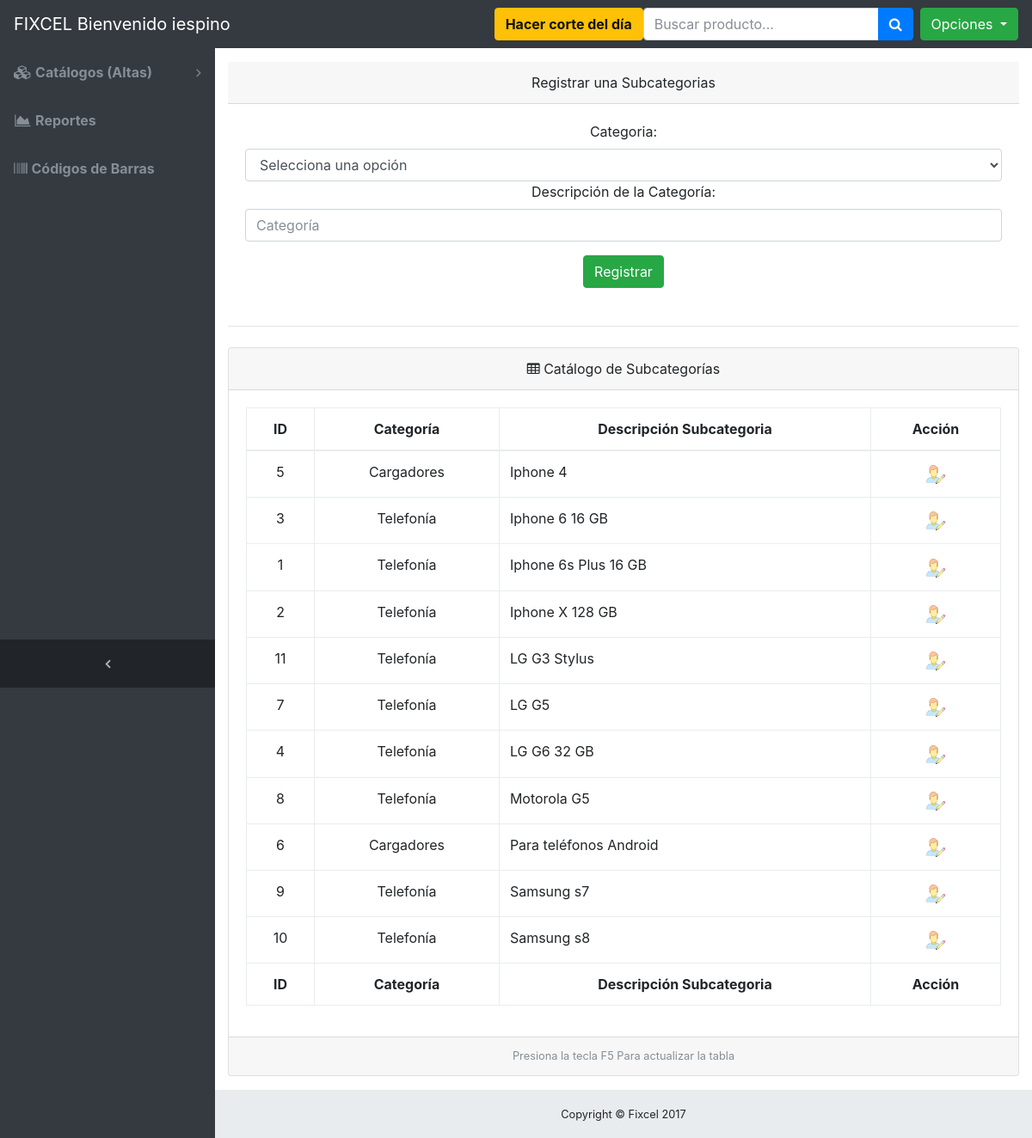
The page /altas_subCategorias.php (signed in) on the database as committed earlier.
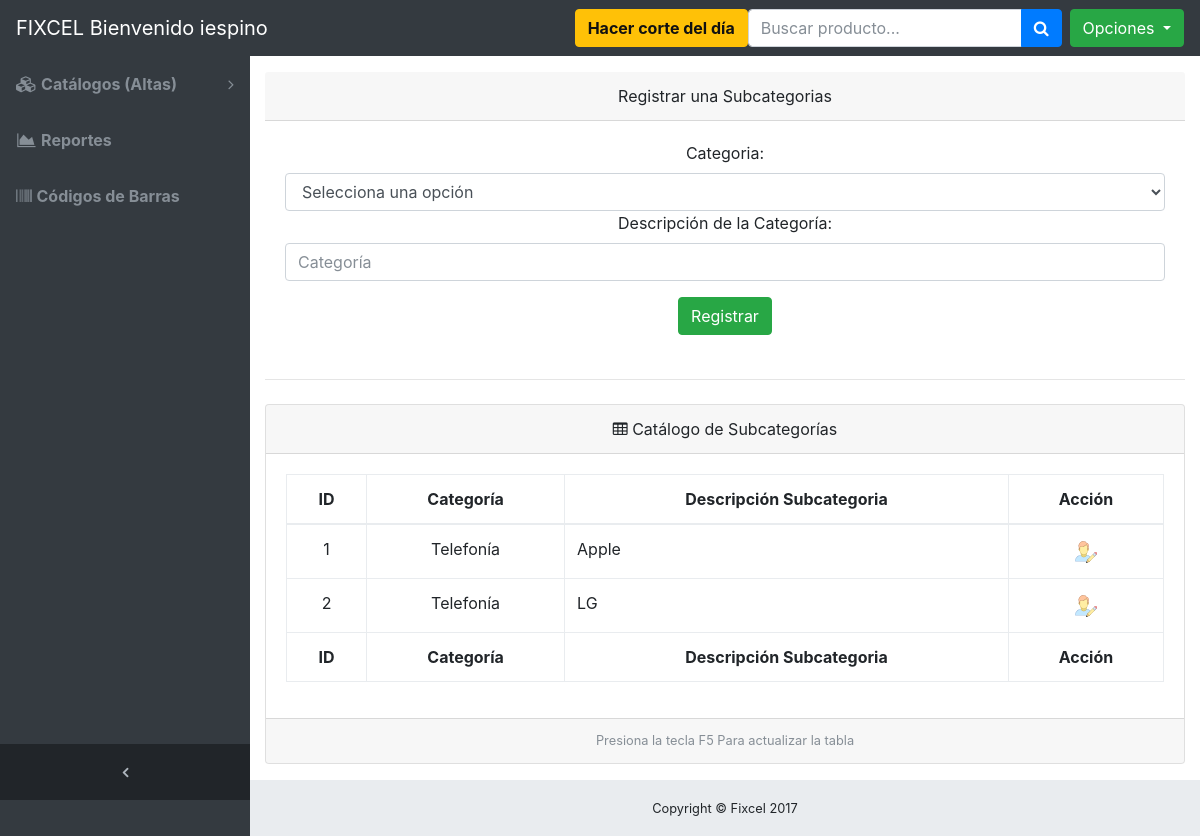
The same page on the database as committed later.
### tables this page shows
CREATE TABLE IF NOT EXISTS `subcategorias_productos` (
`id_subcategoria` int(11) NOT NULL,
  `descripcion_subcategoria` text NOT NULL,
  `id_categoria` int(11) NOT NULL COMMENT 'fk Tabla:categoria_productos'
);

CREATE TABLE IF NOT EXISTS `categoria_productos` (
`id_categoria` int(11) NOT NULL,
  `descripcion_categoria` text NOT NULL
);

### application/DB_Connect.php (called while the page is built, shortened)
<?php
class DB_Connect {
    public function connect()
    {
        $con = new PDO('mysql:host=localhost;dbname=fixcel;charset=utf8', 'root', 'Password1');
        $con->setAttribute(PDO::ATTR_EMULATE_PREPARES, false);
        $con->setAttribute(PDO::ATTR_ERRMODE, PDO::ERRMODE_EXCEPTION);
        return $con;
    }
}
?>

### controllers/ControllerSubcategorias.php (called while the page is built, shortened)
<?php
 require_once 'application/DB_Connect.php';
class ControllerSubcategorias
{
    private $pdo;
    function __construct()
    {
        $this->db = new DB_Connect();
        $this->pdo = $this->db->connect();
    }
    public function getAllSubcategorias()
    {
       $stmt = $this->pdo->prepare('SELECT * FROM subcategorias_productos
                                     inner join categoria_productos
                                     on subcategorias_productos.id_categoria = categoria_productos.id_categoria
                                     order by subcategorias_productos.descripcion_subcategoria ASC');
        $result = $stmt->execute( );
        $array = array();
        $ind = 0;
        foreach ($stmt as $row)
        {
            $itm = new Subcategorias();
            $itm->id_categoria = $row['id_categoria'];
            $itm->descripcion_categoria = $row['descripcion_categoria'];
            $itm->id_subcategoria = $row['id_subcategoria'];
            $itm->descripcion_subcategoria = $row['descripcion_subcategoria'];
            $array[$ind] = $itm;
            $ind++;
        }
        return $array;
    }
}
?>

### altas_subCategorias.php (the view, shortened to what the changed rows need)
<?php
require_once 'controllers/ControllerSubcategorias.php';
$controller_Subcategorias = new ControllerSubcategorias();
$subcategorias = $controller_Subcategorias->getAllSubcategorias();
?>
<!DOCTYPE html>
<html lang="en">
<head>
  <link href="vendor/bootstrap/css/bootstrap.min.css" rel="stylesheet">
  <link href="vendor/font-awesome/css/font-awesome.min.css" rel="stylesheet" type="text/css">
  <link href="css/sb-admin.css" rel="stylesheet">
  <link rel="stylesheet" href="dist_alert/sweetalert.css">
</head>
<body class="fixed-nav sticky-footer bg-dark" id="page-top">
  <div class="content-wrapper">
    <div class="container-fluid">
      <div class="card mb-3">
        <div class="card-body">
          <div class="table-responsive">
            <table class="table table-bordered" id="dataTable" width="100%" cellspacing="0">
              <thead>
                <tr>
                  <th><center>ID</center></th>
                   <th><center>Categoría</center></th>
                  <th><center>Descripción Subcategoria</center></th>
                  <th><center>Acción</center></th>
                </tr>
              </thead>
              <tfoot>
                <tr>
                  <th><center>ID</center></th>
                   <th><center>Categoría</center></th>
                  <th><center>Descripción Subcategoria</center></th>
                  <th><center>Acción</center></th>
                </tr>
              </tfoot>
              <tbody>
              <?php
                  foreach ($subcategorias as $s)
                  {
                      $id_subcategoria = $s->id_subcategoria;
                      $descripcion_subcategoria = $s->descripcion_subcategoria;
             echo "<tr>
                      <td><center>$s->id_subcategoria</center></td>
                      <td><center>$s->descripcion_categoria</center></td>
                      <td>$s->descripcion_subcategoria</td>
                      <td>
                         <center><a title='Editar Información' data-toggle='modal' data-target='#edit_subcategoria_modal' onclick='javascript:TratarModeDialog($id_subcategoria,\"".$descripcion_subcategoria."\");' ><span class='badge badge-pill badge-default'><img src='./icons/edit_user.svg' style='width:23px; height:23px;' /></span></a></center>
                 </tr>";
                  }
                ?>
              </tbody>
            </table>
          </div>
        </div>
      </div>
    </div>
  </div>
</body>
</html>

Rows that differ between the two databases and show on the page:
removed subcategorias_productos: id_subcategoria "5", id_categoria.descripcion_categoria "Cargadores", descripcion_subcategoria "Iphone 4"
removed subcategorias_productos: id_subcategoria "3", id_categoria.descripcion_categoria "Telefonía", descripcion_subcategoria "Iphone 6 16 GB"
removed subcategorias_productos: id_subcategoria "11", id_categoria.descripcion_categoria "Telefonía", descripcion_subcategoria "LG G3 Stylus"
removed subcategorias_productos: id_subcategoria "7", id_categoria.descripcion_categoria "Telefonía", descripcion_subcategoria "LG G5"
removed subcategorias_productos: id_subcategoria "4", id_categoria.descripcion_categoria "Telefonía", descripcion_subcategoria "LG G6 32 GB"
removed subcategorias_productos: id_subcategoria "8", id_categoria.descripcion_categoria "Telefonía", descripcion_subcategoria "Motorola G5"
removed subcategorias_productos: id_subcategoria "6", id_categoria.descripcion_categoria "Cargadores", descripcion_subcategoria "Para teléfonos Android"
removed subcategorias_productos: id_subcategoria "9", id_categoria.descripcion_categoria "Telefonía", descripcion_subcategoria "Samsung s7"
removed subcategorias_productos: id_subcategoria "10", id_categoria.descripcion_categoria "Telefonía", descripcion_subcategoria "Samsung s8"
changed subcategorias_productos id 1: descripcion_subcategoria "Iphone 6s Plus 16 GB" → "Apple"
changed subcategorias_productos id 2: descripcion_subcategoria "Iphone X 128 GB" → "LG"
